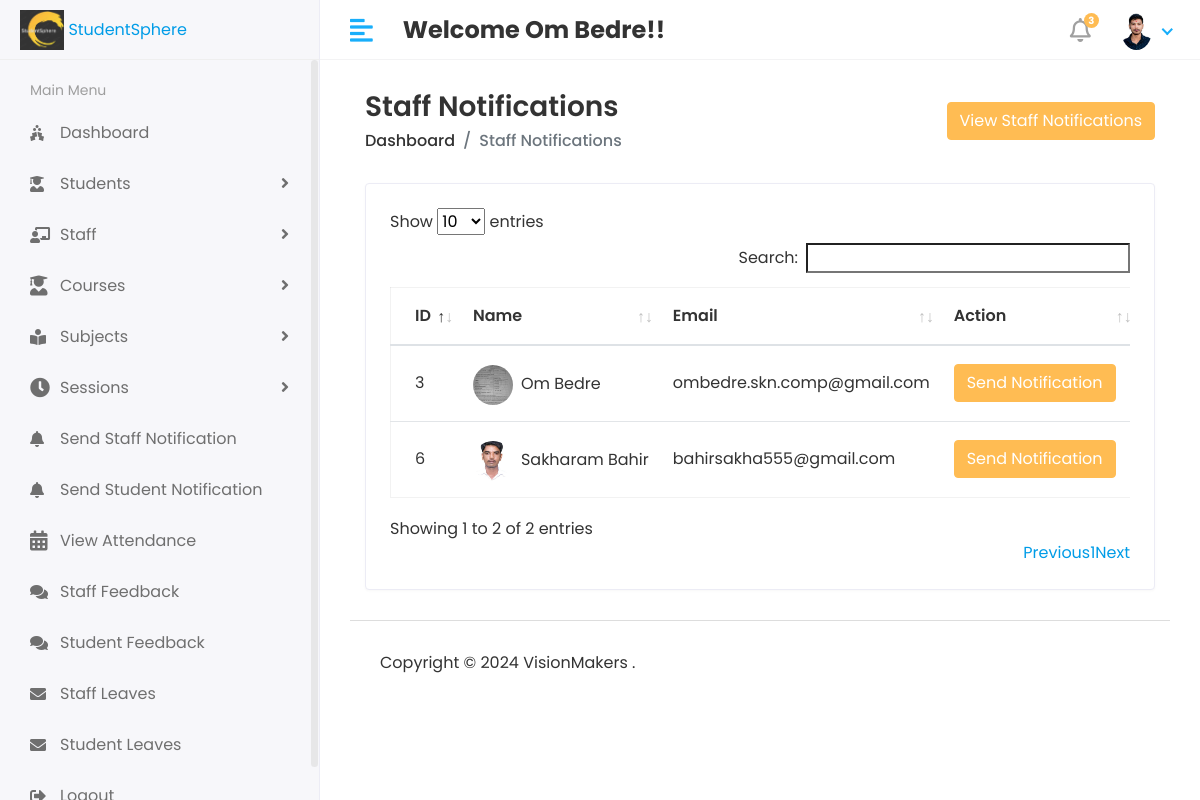
/HOD/Staff/Send_Notifications (signed in), run on an earlier commit of the app's database.
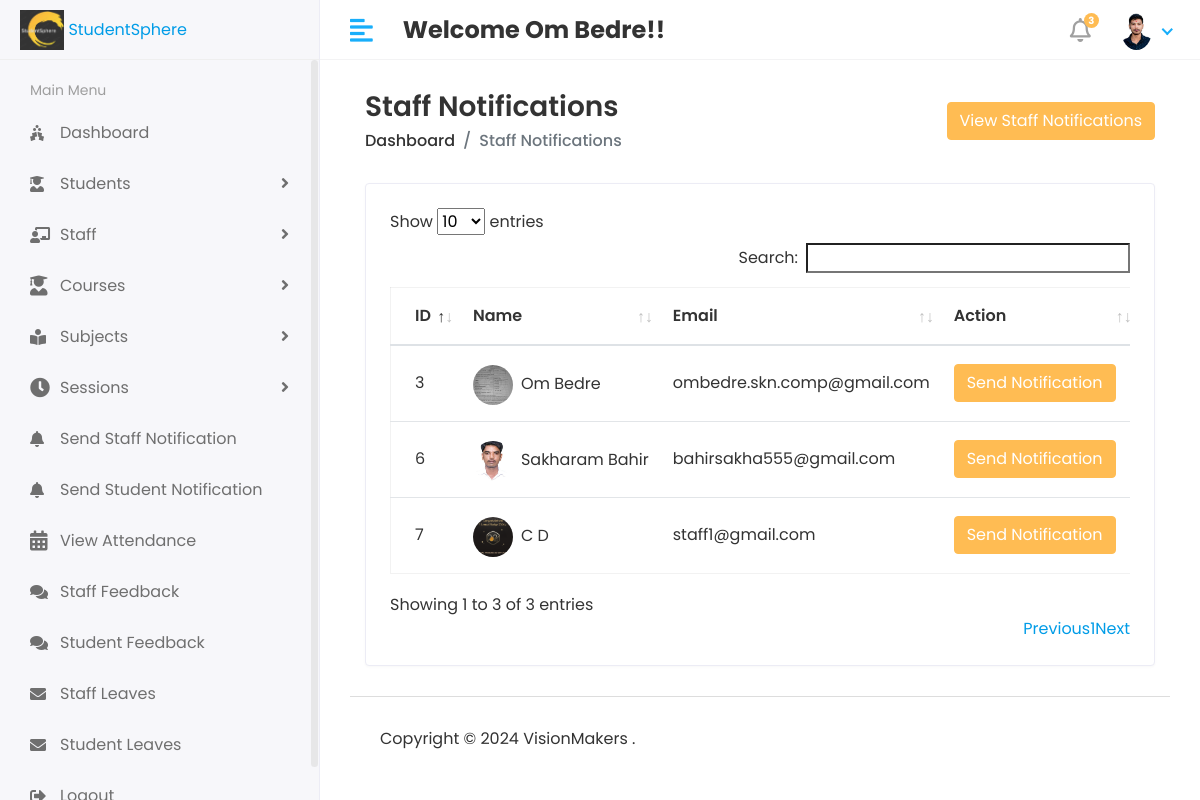
And on a later commit of the database.
### app/models.py (models this page shows, shortened)
class Staff(models.Model):
    admin = models.OneToOneField(CustomUser, on_delete=models.CASCADE)
    address = models.TextField()
    gender = models.CharField(max_length=100)
    created_at = models.DateTimeField(auto_now_add=True)
    updated_at = models.DateTimeField(auto_now=True)

class CustomUser(AbstractUser):
    USER = (
        ('1', 'HOD'),
        ('2', 'STAFF'),
        ('3', 'STUDENT')
    )
    user_type = models.CharField(choices=USER, max_length=50, default='1')
    profile_pic = models.ImageField(upload_to='media/profile_pic')

### StudentSphere/HOD_Views.py (the view)
# urls.py: path('HOD/Staff/Send_Notifications', HOD_Views.SEND_STAFF_NOTIFICATION,
@login_required(login_url='/')
def SEND_STAFF_NOTIFICATION(request):
    staff = Staff.objects.all()
    see_notification = Staff_Notification.objects.all().order_by('-id')[0:5]
    context = {
        'staff': staff,
        'see_notification': see_notification,
    }
    return render(request, 'HOD/staff_notification.html', context)

### templates/Hod/staff_notification.html (shortened to what this page needs)
{% extends 'base.html' %}
{% block content %}
<div class="content container-fluid">
    <div class="page-header">
        <div class="row align-items-center">
            <div class="col">
                <h3 class="page-title">Staff Notifications</h3>
                <ul class="breadcrumb">
                    <li class="breadcrumb-item"><a href="{% url 'HOD_home' %}">Dashboard</a></li>
                    <li class="breadcrumb-item active">Staff Notifications</li>
                </ul>
            </div>
            <div class="col-auto text-right ml-auto">
                <button type="button" class="btn btn-primary" data-toggle="modal" data-target="#viewNotificationsModal">
                    View Staff Notifications
                </button>
            </div>
        </div>
    </div>
    <div class="row">
        <div class="col-sm-12">
            <div class="card card-table">
                <div class="card-body">
                    <div class="table-responsive">
                        <table id="table_id" class="table table-hover table-center mb-0">
                            <thead>
                                <tr>
                                    <th>ID</th>
                                    <th>Name</th>
                                    <th>Email</th>
                                    <th>Action</th>
                                </tr>
                            </thead>
                            <tbody>
                                {% for i in staff %}
                                <tr>
                                    <td>{{ i.id }}</td>
                                    <td>
                                        <h2 class="table-avatar">
                                            <span class="avatar avatar-sm mr-2">
                                                <img class="avatar-img rounded-circle" src="/{{ i.admin.profile_pic }}" alt="User Image">
                                            </span>
                                            {{ i.admin.first_name }} {{ i.admin.last_name }}
                                        </h2>
                                    </td>
                                    <td>{{ i.admin.email }}</td>
                                    <td>
                                        <button type="button" class="btn btn-primary" data-toggle="modal" data-target="#sendNotificationModal-{{ forloop.counter }}">
                                            Send Notification
                                        </button>
                                    </td>
                                </tr>
                                {% endfor %}
                            </tbody>
                        </table>
                    </div>
                </div>
            </div>
        </div>
    </div>
</div>
{% endblock %}

What changed in the data, as far as the page shows it:
added Staff: id "7", admin.profile_pic (picture), admin.first_name "C", admin.last_name "D", admin.email "staff1@gmail.com"
Also different on the page:
text written by a page script: "Show entries Search: Showing 1 to 2 of 2 entries Previous 1 Next" → "Show entries Search: Showing 1 to 3 of 3 entries Previous 1 Next"
